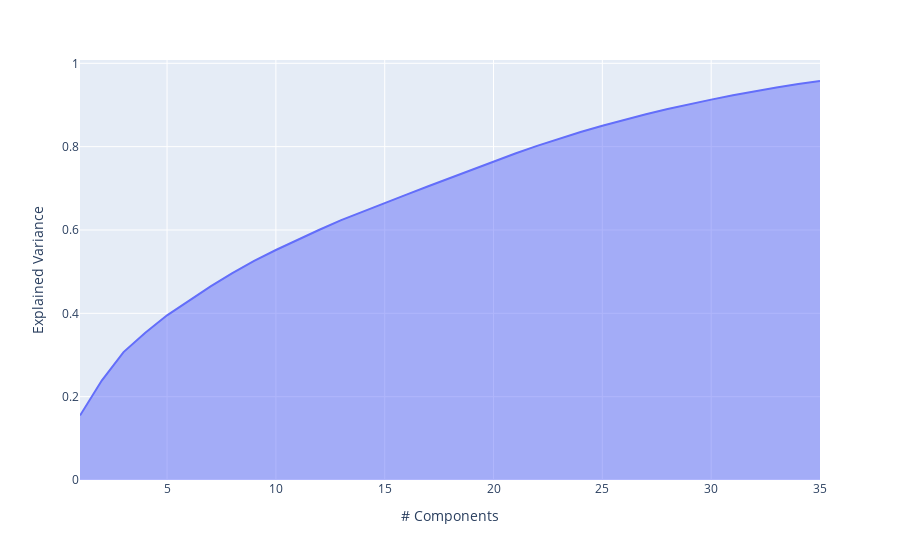

This figure's notebook cell:
### Code cell
exp_var_cumul = np.cumsum(skpca.explained_variance_ratio_)

px.area(
    x=range(1, exp_var_cumul.shape[0] + 1),
    y=exp_var_cumul,
    labels={"x": "# Components", "y": "Explained Variance"})

### Figure 1 — Plotly figure (JSON) as saved in the notebook; plotly's stock layout.template omitted (floating-point values rounded to 4 significant figures)
{"data": [{"fillpattern": {"shape": ""}, "hovertemplate": "# Components=%{x}<br>Explained Variance=%{y}<extra></extra>", "legendgroup": "", "line": {"color": "#636efa"}, "marker": {"symbol": "circle"}, "mode": "lines", "name": "", "orientation": "v", "showlegend": false, "stackgroup": "1", "type": "scatter", "x": [1, 2, 3, 4, 5, 6, 7, 8, 9, 10, 11, 12, 13, 14, 15, 16, 17, 18, 19, 20, 21, 22, 23, 24, 25, 26, 27, 28, 29, 30, 31, 32, 33, 34, 35], "xaxis": "x", "y": [0.1548, 0.2388, 0.3069, 0.3536, 0.3952, 0.4308, 0.4647, 0.4963, 0.526, 0.552, 0.5768, 0.6006, 0.6235, 0.6445, 0.6648, 0.6849, 0.7049, 0.7248, 0.7447, 0.7642, 0.7836, 0.8019, 0.8188, 0.8352, 0.8502, 0.8647, 0.8778, 0.8901, 0.9019, 0.9129, 0.9234, 0.9333, 0.9419, 0.9501, 0.9576], "yaxis": "y"}], "layout": {"legend": {"tracegroupgap": 0}, "margin": {"t": 60}, "xaxis": {"anchor": "y", "domain": [0, 1], "title": {"text": "# Components"}}, "yaxis": {"anchor": "x", "domain": [0, 1], "title": {"text": "Explained Variance"}}}}
